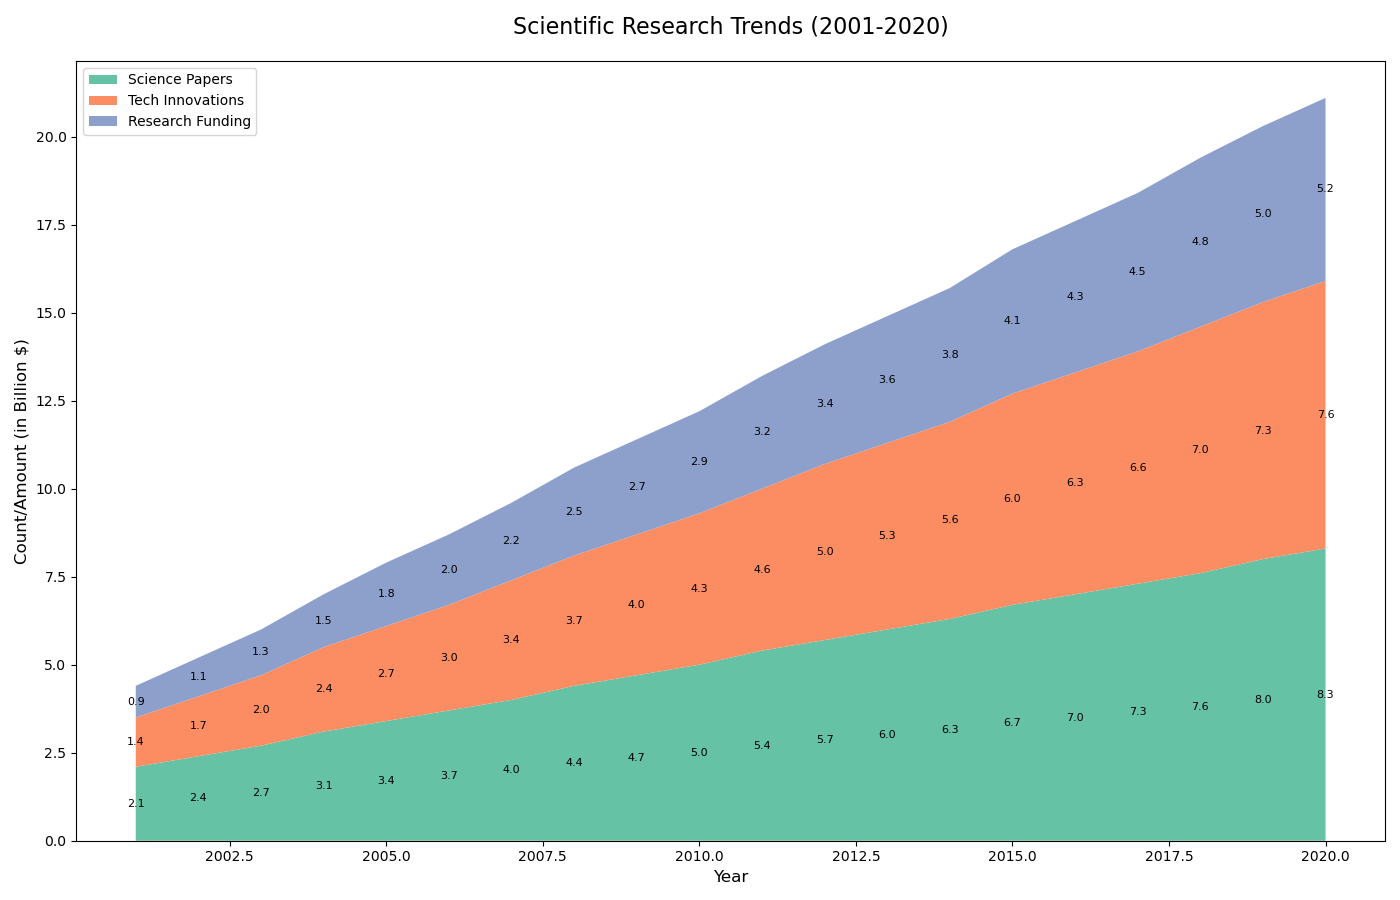

Generate this figure with Python:

import matplotlib.pyplot as plt

# Data
years = list(range(2001, 2021))
science_papers = [2.1, 2.4, 2.7, 3.1, 3.4, 3.7, 4.0, 4.4, 4.7, 5.0, 5.4, 5.7, 6.0, 6.3, 6.7, 7.0, 7.3, 7.6, 8.0, 8.3]
tech_innovations = [1.4, 1.7, 2.0, 2.4, 2.7, 3.0, 3.4, 3.7, 4.0, 4.3, 4.6, 5.0, 5.3, 5.6, 6.0, 6.3, 6.6, 7.0, 7.3, 7.6]
research_funding = [0.9, 1.1, 1.3, 1.5, 1.8, 2.0, 2.2, 2.5, 2.7, 2.9, 3.2, 3.4, 3.6, 3.8, 4.1, 4.3, 4.5, 4.8, 5.0, 5.2]

# Plotting the stacked area chart
plt.figure(figsize=(14, 9))  # Change the size of the chart (width, height)
plt.stackplot(years, science_papers, tech_innovations, research_funding, colors=['#66c2a5', '#fc8d62', '#8da0cb'])

# Annotations
for year, sp, ti, rf in zip(years, science_papers, tech_innovations, research_funding):
    plt.text(year, sp/2, f"{sp}", va='center', ha='center', color='black', fontsize=8)
    plt.text(year, sp + ti/2, f"{ti}", va='center', ha='center', color='black', fontsize=8)
    plt.text(year, sp + ti + rf/2, f"{rf}", va='center', ha='center', color='black', fontsize=8)

# Titles and labels
plt.title('Scientific Research Trends (2001-2020)', fontsize=16, pad=20)
plt.xlabel('Year', fontsize=12)
plt.ylabel('Count/Amount (in Billion $)', fontsize=12)

# Customize the legend
plt.legend(['Science Papers', 'Tech Innovations', 'Research Funding'], loc='upper left')

# Show the plot
plt.tight_layout()
plt.show()
